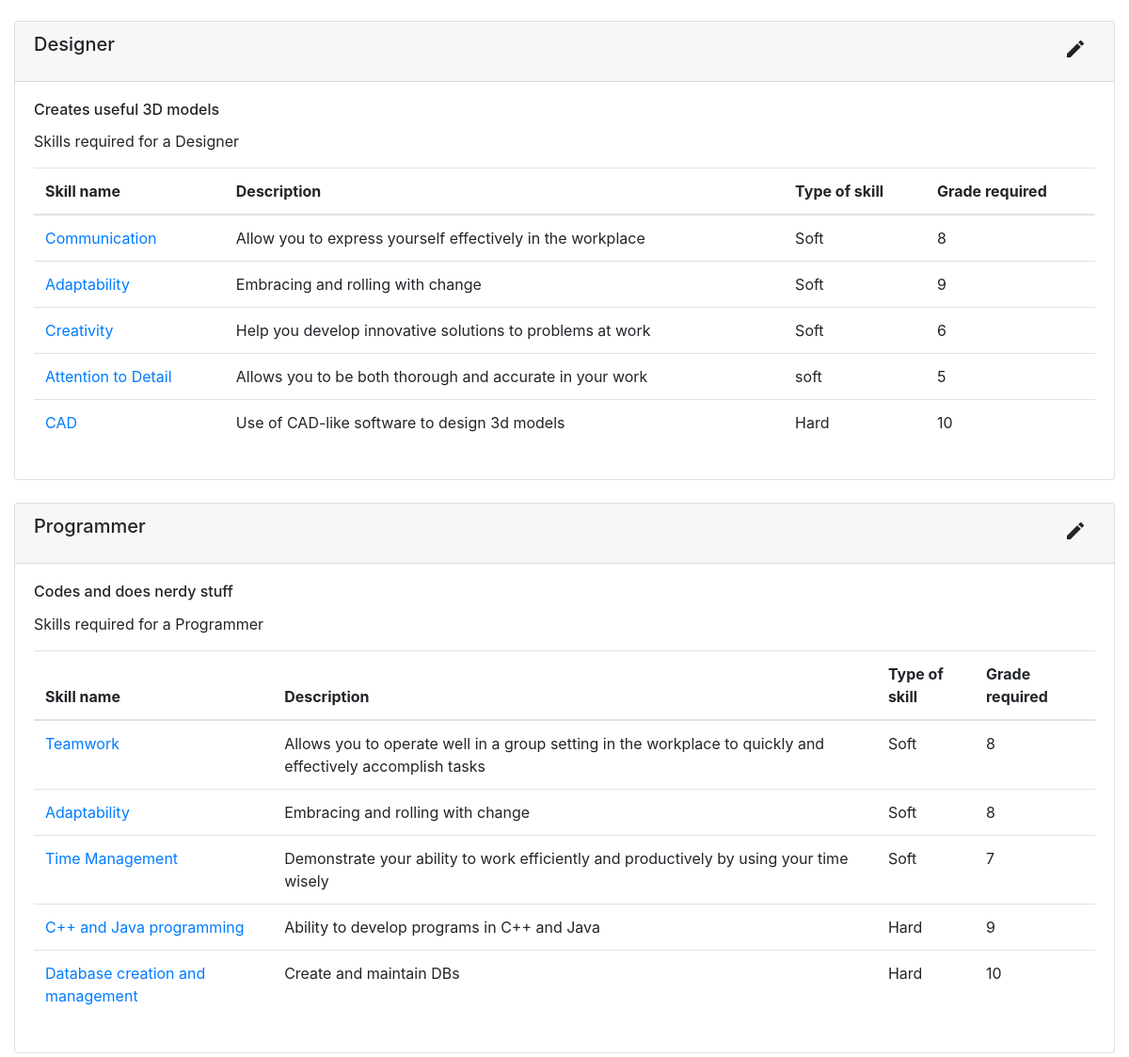
/roles (middle part), run on an earlier commit of the app's database.
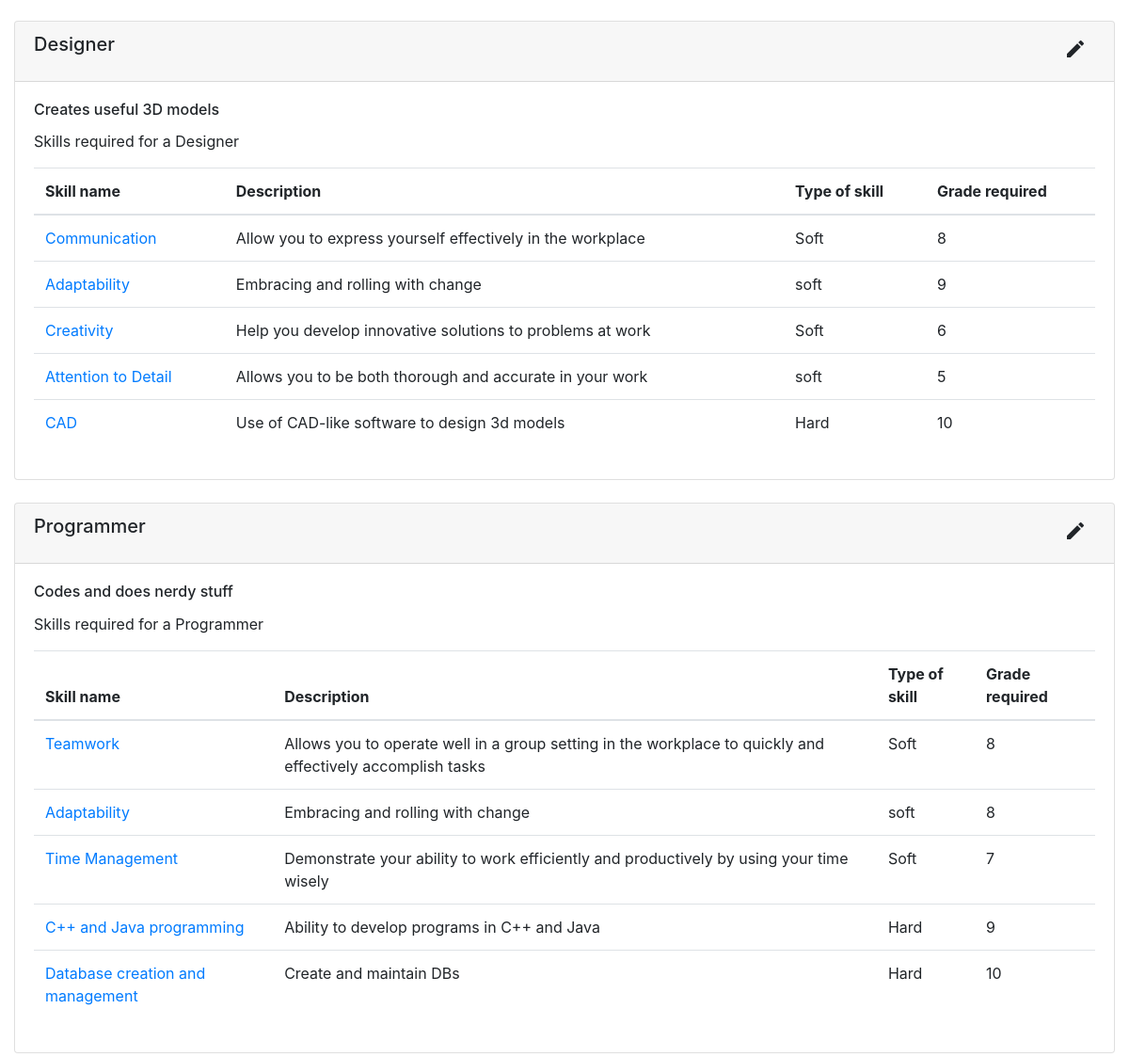
And on a later commit of the database.
### database.py (models this page shows)
class Skill(db.Model):
    __tablename__ = 'skill'
    id = db.Column(db.Integer, primary_key=True)
    name = db.Column(db.String)
    description = db.Column(db.String)
    type = db.Column(db.String) #HAS TO BE "Soft" OR "Hard", no other options
    employee = db.relationship("Employee", secondary="employee_skill")
    training = db.relationship("Training", secondary="training_skill")
    role_in_project = db.relationship('Role_in_project', secondary="role_in_project_skill")
    role = db.relationship("Role", secondary="role_skill")

### app.py (the view)
@app.route('/roles')
def roles():
    roles = get_roles_in_projects()
    return render_template('roles.html', roles=roles)

### database.py (called while the page is built)
def get_roles_in_projects():
    roles=Role_in_project.query.all()
    roles.sort(key=lambda x: x.id)
    return roles

def get_skills_required_by_role_in_project(role_id):
    role = Role_in_project.query.filter(Role_in_project.id == role_id).first()
    skills=role.skill
    return skills

def get_grade_of_skill_required_by_role_in_project(role_id, skill_id):
    link=Role_in_project_Skill.query.filter(Role_in_project_Skill.role_id==role_id, Role_in_project_Skill.skill_id==skill_id).first()
    grade=0
    if link:
        grade=link.grade_required
    return grade

    def get_skills_required(self):
        skills = get_skills_required_by_role_in_project(self.id)
        grades=[]
        for s in skills:
            grades.append(get_grade_of_skill_required_by_role_in_project(self.id, s.id))
        return skills,grades

### templates/roles.html (shortened to what this page needs)
{% extends "layout.html" %}
{% block pageContent %}
    <br/>
    <br/>
    <br/>
    <div class="table-responsive">
        {% for role in roles %}
            <div class="card">
                <div class="card-header">
                    <h5 style="display: inline-block">{{ role.name }}</h5>
                    <button type="button" class="btn btn-default btn-sm float-right" id="editRole">
                      <span class="material-icons">edit</span>
                  </button>
                </div>
                <div class="card-body">
                    <h6 class="card-title">{{ role.description }}</h6>
                    {% set skills, grades = role.get_skills_required() %}
                    <p class="card-text">Skills required for a {{ role.name }}</p>
                    <table class="table table-hover">
                        <thead>
                            <tr>
                                <th scope="col">Skill name</th>
                                <th scope="col">Description</th>
                                <th scope="col">Type of skill</th>
                                <th scope="col">Grade required</th>
                            </tr>
                        </thead>
                        <tbody>
                            {% for s in skills %}
                                <tr>
                                    <td><a href="/skill/{{ s.id }}"> {{ s.name }} </a></td>
                                    <td>{{ s.description }}</td>
                                    <td>{{ s.type }}</td>
                                    <td>{{ grades[loop.index - 1] }}</td>
                                </tr>
                            {% endfor %}
                        </tbody>
                    </table>
                </div>
            </div>
            <br/>
        {% endfor %}
    </div>
{% endblock %}

What changed in the data, as far as the page shows it:
changed Skill "Adaptability": type "Soft" → "soft"
